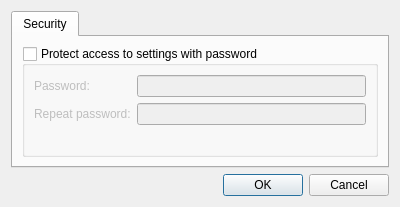
<?xml version="1.0" encoding="UTF-8"?>
<ui version="4.0">
 <class>BerrybootSettingsDialog</class>
 <widget class="QDialog" name="BerrybootSettingsDialog">
  <property name="windowModality">
   <enum>Qt::WindowModal</enum>
  </property>
  <property name="geometry">
   <rect>
    <x>0</x>
    <y>0</y>
    <width>400</width>
    <height>207</height>
   </rect>
  </property>
  <property name="windowTitle">
   <string>Berryboot Settings</string>
  </property>
  <layout class="QGridLayout" name="gridLayout">
   <item row="0" column="0">
    <widget class="QTabWidget" name="tabWidget">
     <property name="currentIndex">
      <number>0</number>
     </property>
     <widget class="QWidget" name="tab">
      <attribute name="title">
       <string>Security</string>
      </attribute>
      <layout class="QHBoxLayout" name="horizontalLayout">
       <item>
        <widget class="QGroupBox" name="passGroup">
         <property name="title">
          <string>Protect access to settings with password</string>
         </property>
         <property name="checkable">
          <bool>true</bool>
         </property>
         <property name="checked">
          <bool>false</bool>
         </property>
         <layout class="QFormLayout" name="formLayout">
          <property name="fieldGrowthPolicy">
           <enum>QFormLayout::ExpandingFieldsGrow</enum>
          </property>
          <item row="0" column="0">
           <widget class="QLabel" name="label">
            <property name="text">
             <string>Password:</string>
            </property>
           </widget>
          </item>
          <item row="0" column="1">
           <widget class="QLineEdit" name="pass1Edit">
            <property name="echoMode">
             <enum>QLineEdit::Password</enum>
            </property>
           </widget>
          </item>
          <item row="1" column="0">
           <widget class="QLabel" name="label_2">
            <property name="text">
             <string>Repeat password:</string>
            </property>
           </widget>
          </item>
          <item row="1" column="1">
           <widget class="QLineEdit" name="pass2Edit">
            <property name="echoMode">
             <enum>QLineEdit::Password</enum>
            </property>
           </widget>
          </item>
         </layout>
        </widget>
       </item>
      </layout>
     </widget>
    </widget>
   </item>
   <item row="1" column="0">
    <widget class="QDialogButtonBox" name="buttonBox">
     <property name="orientation">
      <enum>Qt::Horizontal</enum>
     </property>
     <property name="standardButtons">
      <set>QDialogButtonBox::Cancel|QDialogButtonBox::Ok</set>
     </property>
    </widget>
   </item>
  </layout>
 </widget>
 <resources/>
 <connections>
  <connection>
   <sender>buttonBox</sender>
   <signal>accepted()</signal>
   <receiver>BerrybootSettingsDialog</receiver>
   <slot>accept()</slot>
   <hints>
    <hint type="sourcelabel">
     <x>248</x>
     <y>254</y>
    </hint>
    <hint type="destinationlabel">
     <x>157</x>
     <y>274</y>
    </hint>
   </hints>
  </connection>
  <connection>
   <sender>buttonBox</sender>
   <signal>rejected()</signal>
   <receiver>BerrybootSettingsDialog</receiver>
   <slot>reject()</slot>
   <hints>
    <hint type="sourcelabel">
     <x>316</x>
     <y>260</y>
    </hint>
    <hint type="destinationlabel">
     <x>286</x>
     <y>274</y>
    </hint>
   </hints>
  </connection>
 </connections>
</ui>
